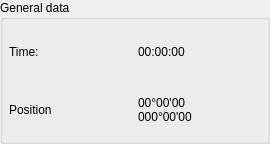
<?xml version="1.0" encoding="UTF-8"?>
<ui version="4.0">
 <class>WGeneralData</class>
 <widget class="QWidget" name="WGeneralData">
  <property name="geometry">
   <rect>
    <x>0</x>
    <y>0</y>
    <width>270</width>
    <height>144</height>
   </rect>
  </property>
  <property name="windowTitle">
   <string>Form</string>
  </property>
  <layout class="QVBoxLayout" name="verticalLayout">
   <property name="spacing">
    <number>0</number>
   </property>
   <property name="leftMargin">
    <number>0</number>
   </property>
   <property name="topMargin">
    <number>0</number>
   </property>
   <property name="rightMargin">
    <number>0</number>
   </property>
   <property name="bottomMargin">
    <number>0</number>
   </property>
   <item>
    <widget class="QGroupBox" name="groupBox">
     <property name="title">
      <string>General data</string>
     </property>
     <layout class="QGridLayout" name="gridLayout">
      <property name="leftMargin">
       <number>6</number>
      </property>
      <property name="topMargin">
       <number>6</number>
      </property>
      <property name="rightMargin">
       <number>6</number>
      </property>
      <property name="bottomMargin">
       <number>6</number>
      </property>
      <item row="0" column="0">
       <widget class="QLabel" name="label">
        <property name="text">
         <string>Time:</string>
        </property>
       </widget>
      </item>
      <item row="0" column="1">
       <widget class="QLabel" name="time">
        <property name="text">
         <string>00:00:00</string>
        </property>
       </widget>
      </item>
      <item row="1" column="0">
       <widget class="QLabel" name="label_3">
        <property name="text">
         <string>Position</string>
        </property>
       </widget>
      </item>
      <item row="1" column="1">
       <widget class="QLabel" name="position">
        <property name="text">
         <string>00°00'00
000°00'00</string>
        </property>
       </widget>
      </item>
     </layout>
    </widget>
   </item>
  </layout>
 </widget>
 <resources/>
 <connections/>
</ui>
